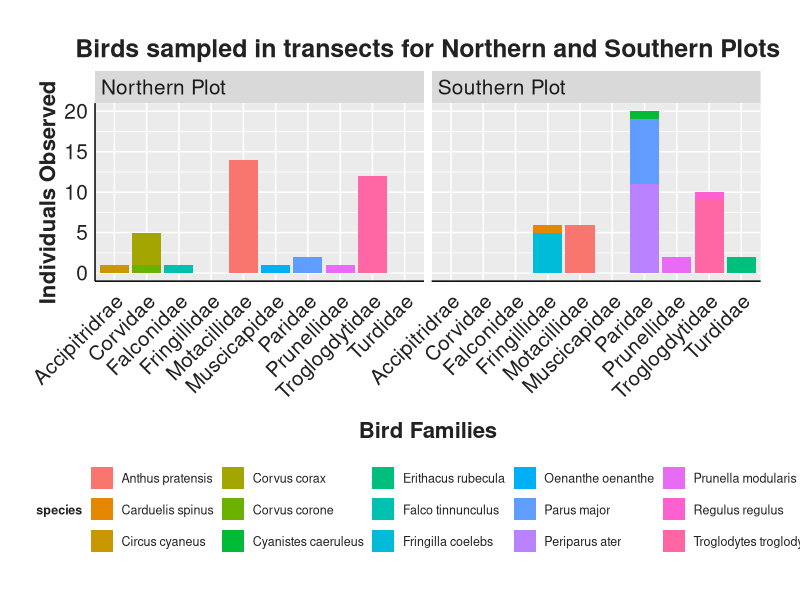
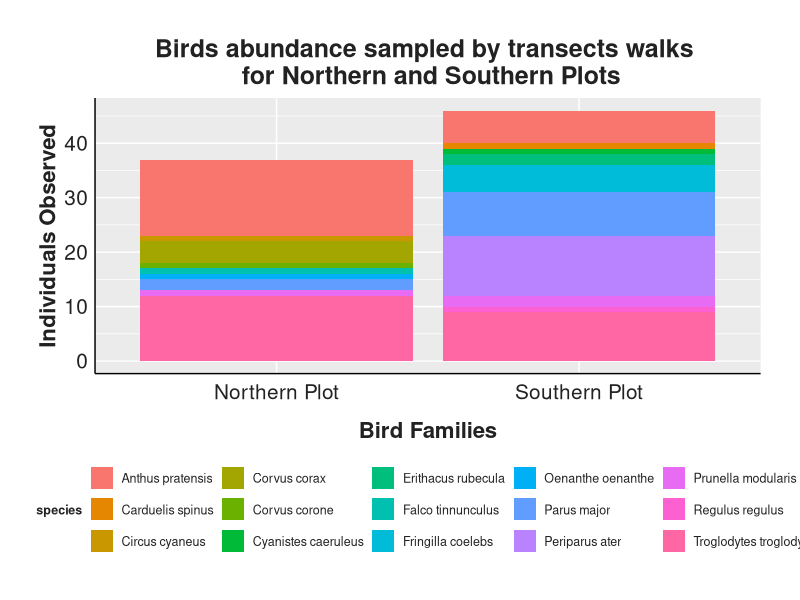
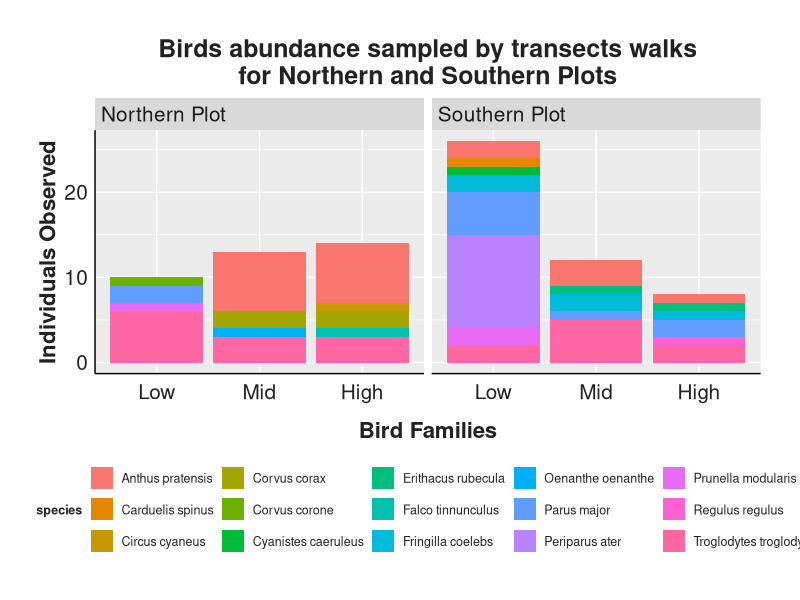
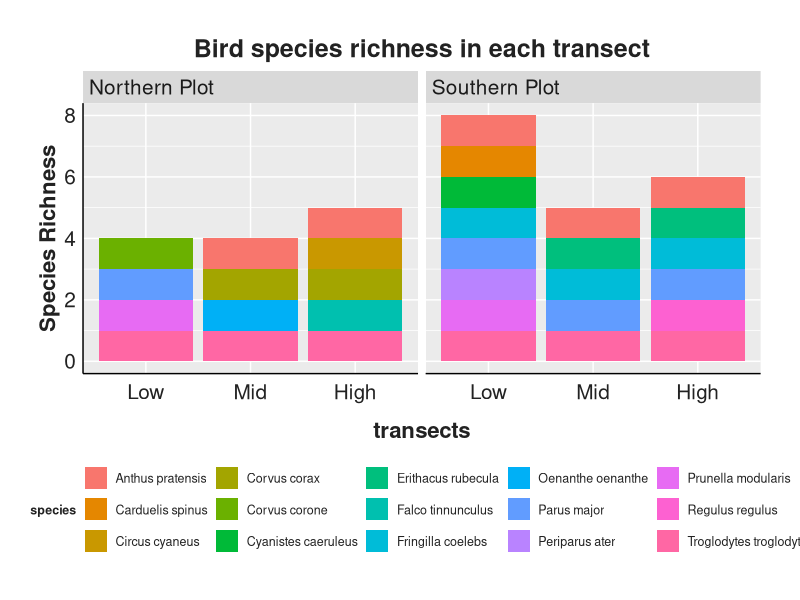
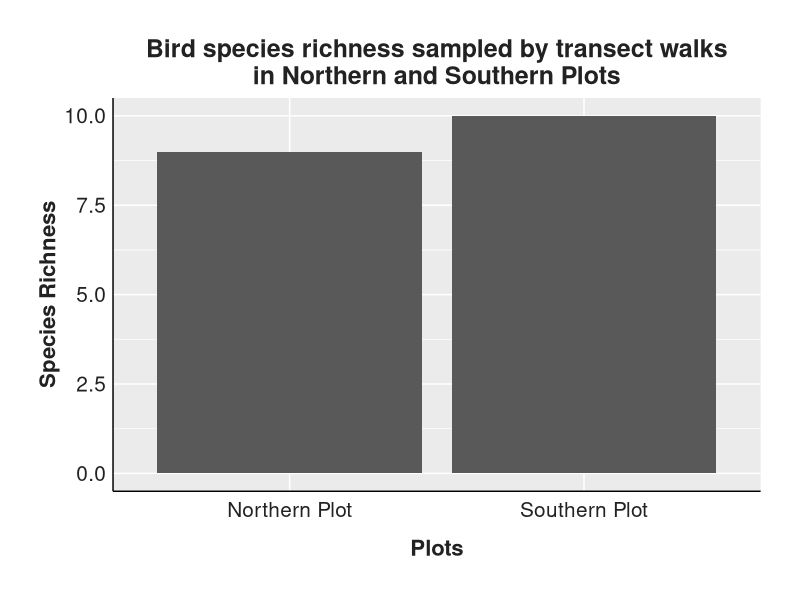
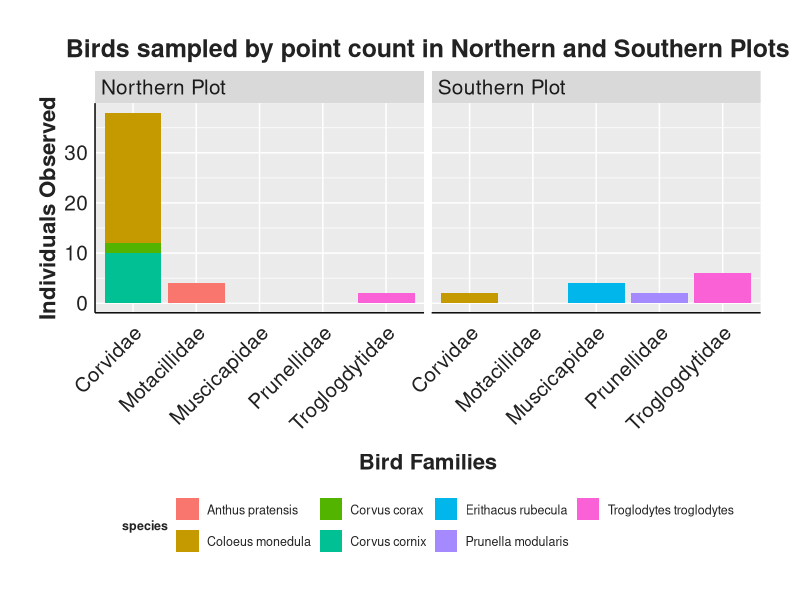
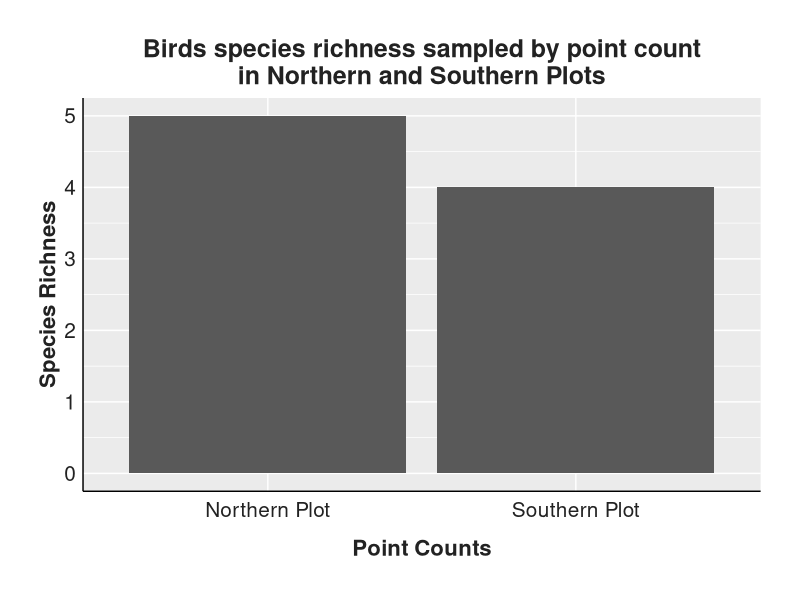
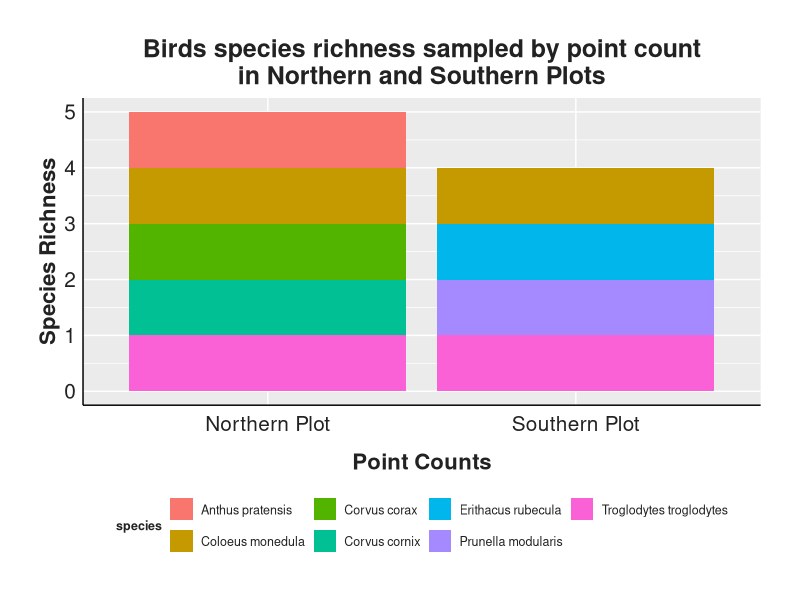

R code for these plots, in order:
#Libraries----
library(ggplot2)
library(tidyverse)


#Style----
style <- function(){ #setting the style for my plots
  font <- "Helvetica"
  theme(plot.title = element_text(family = font, size = 18, face = "bold", color = "#222222", hjust = 0.5), 
        plot.subtitle = element_text(family = font, size = 18, margin = margin(9, 0, 9, 0)), 
        plot.caption = element_blank(),
        plot.margin = unit(c(1,1,1,1), units = , "cm"),
        legend.text.align = 0, 
        legend.position = "bottom",
        legend.title = element_text(family = font, size = 9, face = "bold", color = "#222222",  hjust = 0.5), 
        legend.key = element_blank(), 
        legend.text = element_text(family = font, size = 9, color = "#222222"),
        axis.text = element_text(family = font, size = 15, color = "#222222"), 
        axis.text.x = element_text(margin = margin(5, b = 10)), 
        axis.title = element_text(family = font, size = 16, face = "bold", color = "#222222"), 
        axis.ticks = element_blank(), 
        axis.line = element_line(colour = "black"),
        strip.text = element_text(size = 15, hjust = 0))
}

#Importing raw data----
bird_t <-read.csv("occurrence_dat/bird_transect_occurrence.csv") #import the bird transect data
bird_p <-read.csv("occurrence_dat/bird_point_occurrence.csv")

#1.transect data----
bird_t <-bird_t %>% 
  select(eventID,individualCount,scientificName,family,genus,species) %>% #keeping the needed columns only
  mutate(Plot = case_when( #creating a new column called plot
    grepl("^n", eventID, ignore.case = TRUE) ~ "Northern Plot", #classifying eventID with "n" as Northern Plot
    grepl("^s", eventID, ignore.case = TRUE) ~ "Southern Plot", #classifying eventID with "s" as Southern Plot
    TRUE ~ "Unknown"
  ))
  

(Bird_transect <- ggplot(bird_t, aes(fill=species, y=individualCount,x=family))+ #plotting the individual birds observed per plot
  geom_bar(stat = "identity",position = "stack",orientation = "x")+ 
  facet_wrap(~Plot)+ #seperating the Northerna and Southern Plots for comparision
  labs(x = "Bird Families", y = "Individuals Observed", 
       title = "Birds sampled in transects for Northern and Southern Plots")+
  style()+
    theme(axis.text.x = element_text(angle = 45, hjust = 1)))

ggsave(filename = "figures/Birds/Birds_transect.png", plot = Bird_transect,width = 10, height = 6) #exporting the graph as png


(Bird_transect_tot <- ggplot(bird_t, aes(fill=species, y=individualCount,x=Plot))+ #plotting the individual birds observed per plot
    geom_bar(stat = "identity",position = "stack",orientation = "x")+ 
    labs(x = "Bird Families", y = "Individuals Observed", 
         title = "Birds abundance sampled by transects walks \n for Northern and Southern Plots")+
    style())

ggsave(filename = "figures/Birds/Birds_transect_tot.png", plot = Bird_transect_tot,width = 9, height = 7) #exporting the graph as png


bird_t <- bird_t %>% 
  mutate(richness=1) %>% #creating a column for species richness
  mutate(Trans = case_when( #creating a column for transect
    grepl("1", eventID, ignore.case = TRUE) ~ "Low",
    grepl("2", eventID, ignore.case = TRUE) ~ "Mid",    
    grepl("3", eventID, ignore.case = TRUE) ~ "High",
    TRUE ~ "Unknown"))#sorting the samples into different transects by their eventID 

bird_t$Trans <- factor(bird_t$Trans, levels = c("Low", "Mid", "High"))#ordering the factor levels


(Bird_transect_abun <- ggplot(bird_t, aes(fill=species, y=individualCount,x=Trans))+ #plotting the individual birds observed per plot
    geom_bar(stat = "identity",position = "stack",orientation = "x")+ 
    facet_wrap(~Plot)+ #seperating the Northerna and Southern Plots for comparision
    labs(x = "Bird Families", y = "Individuals Observed", 
         title = "Birds abundance sampled by transects walks\nfor Northern and Southern Plots")+
    style())

ggsave(filename = "figures/Birds/Birds_transect_abun.png", plot = Bird_transect_abun,width = 10, height = 6) #exporting the graph as png


bird_t_rich <- bird_t%>% 
  distinct(scientificName,Plot) %>% 
  mutate(richness=1)

(Bird_t_rich <- ggplot(bird_t, aes(fill=species, y=richness, x=Trans))+ #Plotting the species richness by transect with species composition
  geom_bar(stat = "identity", postion = "stack",orientation = "x")+
    labs(x = "transects", y = "Species Richness", 
         title = "Bird species richness in each transect")+
    facet_wrap(~Plot)+#seperating the Northerna and Southern Plots for comparision
    style())
    

ggsave(filename = "figures/Birds/Birds_transect_richness.png", plot = Bird_t_rich,width = 10, height = 6) #exporting the graph as png


(Bird_t_rich_2 <- ggplot(bird_t_rich, aes(y=richness, x=Plot))+#Plotting the species richness by transect
    geom_bar(stat = "identity",orientation = "x")+
    labs(x = "Plots", y = "Species Richness", 
         title = "Bird species richness sampled by transect walks\nin Northern and Southern Plots")+
    style())


ggsave(filename = "figures/Birds/Birds_transect_richness_2.png", plot = Bird_t_rich_2,width = 7, height = 5) 


#2.Point Count Data----

bird_p <-bird_p %>% 
  select(eventID,individualCount,scientificName,family,genus,species) %>% #keeping the needed columns only
  mutate(Plot = case_when( #creating a new column called plot
    grepl("pointN", eventID, ignore.case = TRUE) ~ "Northern Plot", #classifying eventID with "n" as Northern Plot
    grepl("pointS", eventID, ignore.case = TRUE) ~ "Southern Plot", #classifying eventID with "s" as Southern Plot
    TRUE ~ "Unknown"
  ))

(Bird_Point <- ggplot(bird_p, aes(fill=species, y=individualCount,x=family))+ #plotting the individual birds observed per plot
    geom_bar(stat = "identity",position = "stack",orientation = "x")+ 
    facet_wrap(~Plot)+ #seperating the Northerna and Southern Plots for comparision
   labs(x = "Bird Families", y = "Individuals Observed", 
         title = "Birds sampled by point count in Northern and Southern Plots")+
    style()+
    theme(axis.text.x = element_text(angle = 45, hjust = 1)))


ggsave(filename = "figures/Birds/Birds_point.png", plot = Bird_Point,width = 10, height = 6) #exporting the graph as png

bird_p <- bird_p %>% #adding a column for species richness
  mutate(richness=1)

(Bird_p_rich <- ggplot(bird_p, aes(y=richness, x=Plot))+#Plotting the species richness by point count
    geom_bar(stat = "identity",orientation = "x")+
    labs(x = "Point Counts", y = "Species Richness", 
         title = "Birds species richness sampled by point count\nin Northern and Southern Plots")+
    style())


ggsave(filename = "figures/Birds/Birds_point_richness.png", plot = Bird_p_rich,width = 7.5, height = 6) #exporting the graph as png


(Bird_p_rich_2 <- ggplot(bird_p, aes(fill=species, y=richness, x=Plot))+ #Plotting the species richness by point count showing species composition
    geom_bar(stat = "identity", postion = "stack",orientation = "x")+ 
    labs(x = "Point Counts", y = "Species Richness", 
         title = "Birds species richness sampled by point count\nin Northern and Southern Plots")+
    style())

ggsave(filename = "figures/Birds/Birds_point_richness_2.png", plot = Bird_p_rich_2,width = 7.5, height = 6) #exporting the graph as png

#3. Total----
bird_total <- bird_t %>% 
  select(-Trans)

bird_total <- rbind(bird_total,bird_p) %>% 
  select(-eventID)

(Bird_Total <- ggplot(bird_total, aes(fill=species, y=individualCount,x=family))+ #plotting the individual birds observed per plot
    geom_bar(stat = "identity",position = "stack",orientation = "x")+ 
    facet_wrap(~Plot)+ #seperating the Northerna and Southern Plots for comparision
    labs(x = "Bird Families", y = "Individuals Observed", 
         title = "Total Birds sampled by point count and transects\nin Northern and Southern Plots")+
    style()+
    theme(axis.text.x = element_text(angle = 45, hjust = 1)))

ggsave(filename = "figures/Birds/Birds_total_abun.png", plot = Bird_Total,width = 9, height = 7) #exporting the graph as png

bird_total_rich <- bird_total %>% 
  distinct(species,Plot) %>% 
  mutate(richness=1)

(Bird_tot_rich <- ggplot(bird_total_rich, aes(y=richness, x=Plot, fill=species))+#Plotting the species richness by point count
    geom_bar(stat = "identity",orientation = "x")+
    labs(x = "Plots", y = "Species Richness", 
         title = "Total Birds species richness sampled by point count and transects\nin Northern and Southern Plots")+
    style())
ggsave(filename = "figures/Birds/Birds_total_rich.png", plot = Bird_tot_rich,width = 9, height = 7.5) #exporting the graph as png

